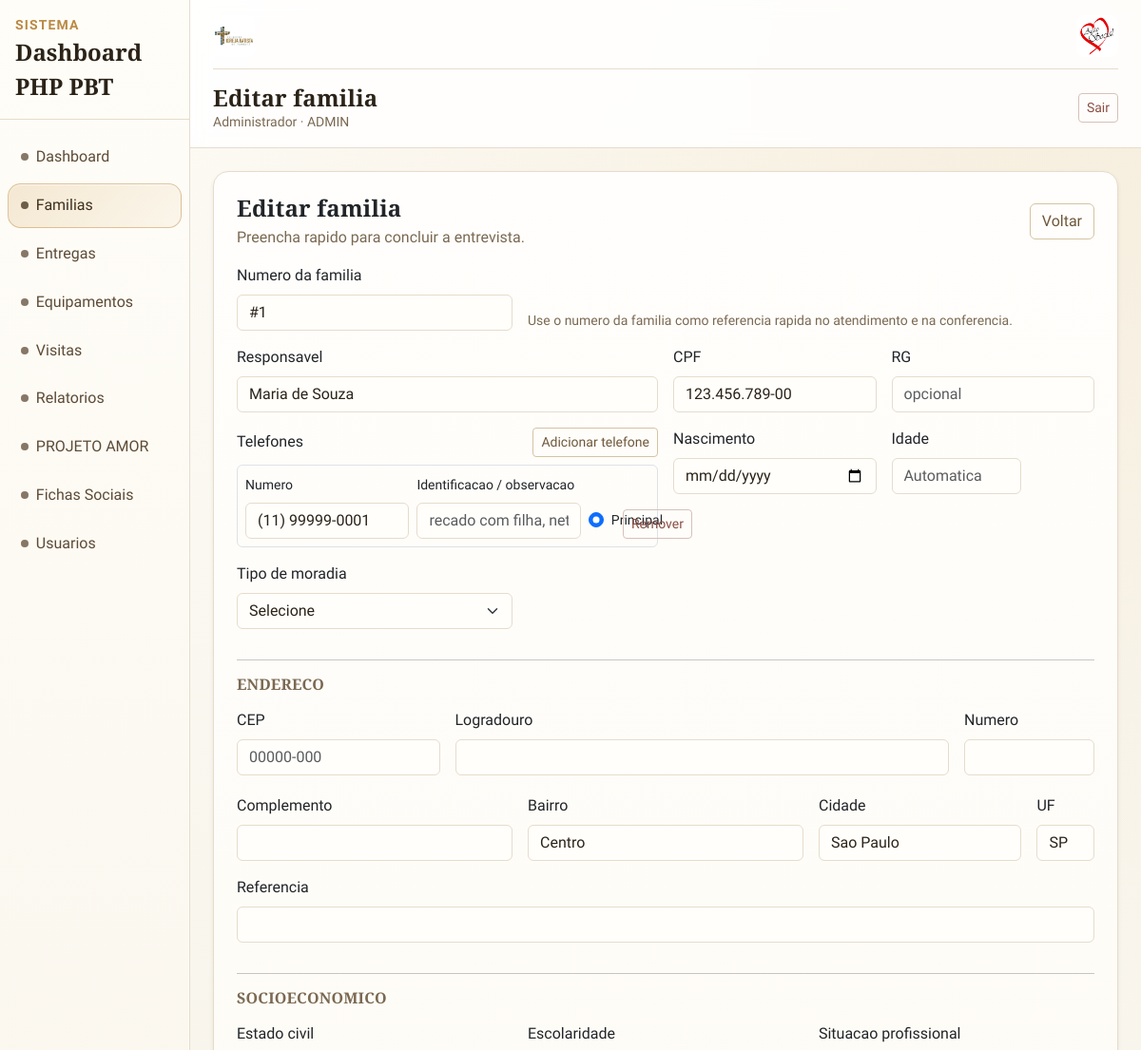
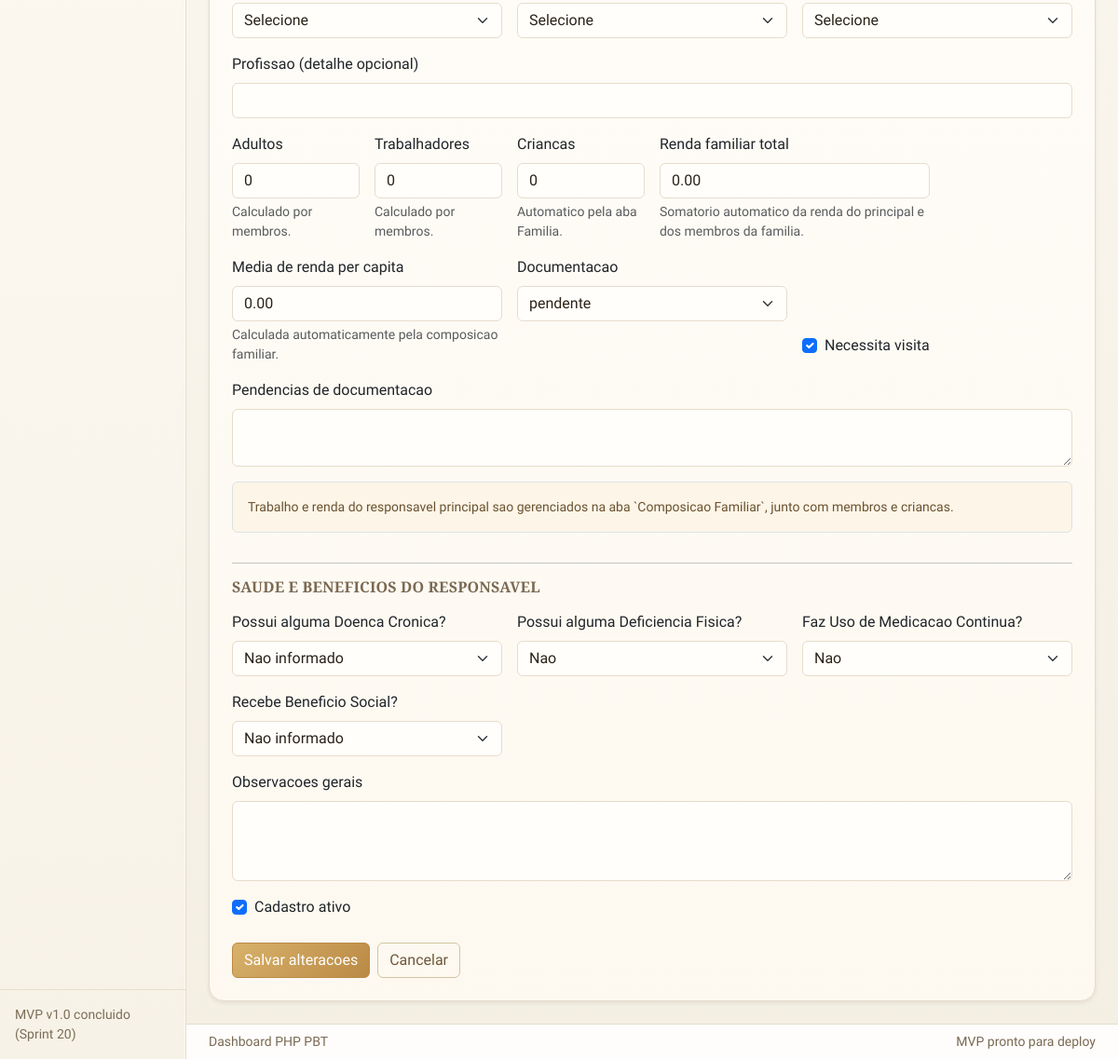
The app's page /families/edit?id=1 (signed in) with its own data (2 pictures, top to bottom).
### tables this page shows
CREATE TABLE IF NOT EXISTS families (
  id INT AUTO_INCREMENT PRIMARY KEY,
  responsible_name VARCHAR(160) NOT NULL,
  cpf_responsible VARCHAR(14) NULL UNIQUE,
  rg_responsible VARCHAR(20) NULL,
  birth_date DATE NULL,
  phone VARCHAR(20) NULL,
  responsible_works TINYINT(1) NOT NULL DEFAULT 0,
  responsible_income DECIMAL(10,2) NOT NULL DEFAULT 0,
  marital_status VARCHAR(30) NULL,
  education_level VARCHAR(40) NULL,
  professional_status VARCHAR(40) NULL,
  profession_detail VARCHAR(120) NULL,
  cep VARCHAR(10) NULL,
  address VARCHAR(200) NULL,
  address_number VARCHAR(20) NULL,
  address_complement VARCHAR(120) NULL,
  neighborhood VARCHAR(80) NULL,
  city VARCHAR(80) NULL,
  state CHAR(2) NULL,
  location_reference VARCHAR(200) NULL,
  housing_type VARCHAR(60) NULL,
  rent_amount DECIMAL(10,2) NULL,
  adults_count INT NOT NULL DEFAULT 0,
  workers_count INT NOT NULL DEFAULT 0,
  family_income_total DECIMAL(10,2) NOT NULL DEFAULT 0,
  family_income_average DECIMAL(10,2) NOT NULL DEFAULT 0,
  children_count INT NOT NULL DEFAULT 0,
  documentation_status VARCHAR(30) NOT NULL DEFAULT 'ok',
  documentation_notes TEXT NULL,
  needs_visit TINYINT(1) NOT NULL DEFAULT 0,
  general_notes TEXT NULL,
  is_active TINYINT(1) NOT NULL DEFAULT 1,
  chronic_disease VARCHAR(80) NULL,
  has_physical_disability TINYINT(1) NOT NULL DEFAULT 0,
  physical_disability_details VARCHAR(200) NULL,
  uses_continuous_medication TINYINT(1) NOT NULL DEFAULT 0,
  continuous_medication_details VARCHAR(200) NULL,
  social_benefit VARCHAR(80) NULL,
  created_at DATETIME NOT NULL DEFAULT CURRENT_TIMESTAMP,
  updated_at DATETIME NULL DEFAULT NULL ON UPDATE CURRENT_TIMESTAMP,
  INDEX idx_families_responsible_name (responsible_name),
  INDEX idx_families_city_neighborhood (city, neighborhood),
  INDEX idx_families_documentation_status (documentation_status),
  INDEX idx_families_needs_visit (needs_visit),
  INDEX idx_families_is_active (is_active),
  INDEX idx_families_updated_at (updated_at)
);

### app/Views/families/form.php (the view, shortened to what the rows shown need)
<?php
$isEdit = ($mode ?? 'create') === 'edit';
$familyData = is_array($family ?? null) ? $family : [];
$docStatuses = is_array($docStatuses ?? null) ? $docStatuses : ['ok', 'pendente', 'parcial'];
$phones = is_array($familyData['phones'] ?? null) ? $familyData['phones'] : [['number' => '', 'label' => '', 'is_primary' => 1]];
?>
<div class="row justify-content-center">
    <div class="col-12">
        <div class="card border-0 shadow-sm">
            <div class="card-body p-4">
                <div class="d-flex justify-content-between align-items-center mb-3">
                    <div>
                        <h2 class="h4 mb-1"><?= $isEdit ? 'Editar familia' : 'Nova familia' ?></h2>
                    </div>
                </div>
                <form method="post" action="<?= $isEdit ? '/families/update?id=' . (int) ($familyData['id'] ?? 0) : '/families' ?>">
                    <div class="row g-3">
                        <div class="col-12 col-md-4">
                            <label class="form-label">Numero da familia</label>
                            <input
                                type="text"
                                class="form-control"
                                value="<?= $isEdit ? ('#' . (int) ($familyData['id'] ?? 0)) : 'Sera gerado ao salvar' ?>"
                                readonly
                                tabindex="-1"
                            >
                        </div>
                        <div class="col-12 col-lg-6">
                            <label class="form-label">Responsavel</label>
                            <input class="form-control" name="responsible_name" required autofocus placeholder="Nome completo da responsavel" value="<?= htmlspecialchars((string) ($familyData['responsible_name'] ?? ''), ENT_QUOTES, 'UTF-8') ?>">
                        </div>
                        <div class="col-12 col-md-6 col-lg-3">
                            <label class="form-label">CPF</label>
                            <input class="form-control" name="cpf_responsible" required placeholder="000.000.000-00" value="<?= htmlspecialchars((string) ($familyData['cpf_responsible'] ?? ''), ENT_QUOTES, 'UTF-8') ?>">
                        </div>
                        <div class="col-12 col-md-6">
                            <div class="vstack gap-2" id="family-phones">
                                <?php foreach ($phones as $index => $phoneEntry) : ?>
                                    <div class="border rounded p-2" data-phone-row>
                                        <div class="row g-2 align-items-end">
                                            <div class="col-12 col-md-5">
                                                <label class="form-label small">Numero</label>
                                                <input class="form-control" name="phones[<?= $index ?>][number]" placeholder="(00) 00000-0000" value="<?= htmlspecialchars((string) ($phoneEntry['number'] ?? ''), ENT_QUOTES, 'UTF-8') ?>">
                                            </div>
                                            <div class="col-12 col-md-5">
                                                <label class="form-label small">Identificacao / observacao</label>
                                                <input class="form-control" name="phones[<?= $index ?>][label]" placeholder="recado com filha, neta, vizinha..." value="<?= htmlspecialchars((string) ($phoneEntry['label'] ?? ''), ENT_QUOTES, 'UTF-8') ?>">
                                            </div>
                                            <div class="col-6 col-md-1">
                                                <div class="form-check mb-2">
                                                    <input class="form-check-input" type="radio" name="phone_primary" value="<?= $index ?>" <?= ((int) ($phoneEntry['is_primary'] ?? 0) === 1) ? 'checked' : '' ?> data-phone-primary>
                                                    <label class="form-check-label small">Principal</label>
                                                </div>
                                            </div>
                                            <div class="col-6 col-md-1 d-grid">
                                                <button type="button" class="btn btn-outline-danger btn-sm" data-phone-remove>Remover</button>
                                            </div>
                                        </div>
                                    </div>
                                <?php endforeach; ?>
                            </div>
                        </div>
                        <div class="col-12 col-md-4">
                            <label class="form-label">Bairro</label>
                            <input class="form-control" name="neighborhood" value="<?= htmlspecialchars((string) ($familyData['neighborhood'] ?? ''), ENT_QUOTES, 'UTF-8') ?>">
                        </div>
                        <div class="col-12 col-md-3">
                            <label class="form-label">Cidade</label>
                            <input class="form-control" name="city" value="<?= htmlspecialchars((string) ($familyData['city'] ?? ''), ENT_QUOTES, 'UTF-8') ?>">
                        </div>
                        <div class="col-12 col-md-1">
                            <label class="form-label">UF</label>
                            <input class="form-control text-uppercase" maxlength="2" name="state" value="<?= htmlspecialchars((string) ($familyData['state'] ?? ''), ENT_QUOTES, 'UTF-8') ?>">
                        </div>
                        <div class="col-6 col-md-2">
                            <label class="form-label">Adultos</label>
                            <input type="number" min="0" class="form-control" value="<?= htmlspecialchars((string) ($familyData['adults_count'] ?? 0), ENT_QUOTES, 'UTF-8') ?>" readonly tabindex="-1">
                            <div class="form-text">Calculado por membros.</div>
                        </div>
                        <div class="col-6 col-md-2">
                            <label class="form-label">Trabalhadores</label>
                            <input type="number" min="0" class="form-control" value="<?= htmlspecialchars((string) ($familyData['workers_count'] ?? 0), ENT_QUOTES, 'UTF-8') ?>" readonly tabindex="-1">
                            <div class="form-text">Calculado por membros.</div>
                        </div>
                        <div class="col-6 col-md-2">
                            <label class="form-label">Criancas</label>
                            <input type="number" class="form-control" value="<?= htmlspecialchars((string) ($familyData['children_count'] ?? 0), ENT_QUOTES, 'UTF-8') ?>" readonly tabindex="-1">
                            <div class="form-text">Automatico pela aba Familia.</div>
                        </div>
                        <div class="col-12 col-md-4">
                            <label class="form-label">Renda familiar total</label>
                            <input class="form-control" value="<?= htmlspecialchars((string) ($familyData['family_income_total'] ?? '0.00'), ENT_QUOTES, 'UTF-8') ?>" readonly tabindex="-1">
                            <div class="form-text">Somatorio automatico da renda do principal e dos membros da familia.</div>
                        </div>
                        <div class="col-12 col-md-4">
                            <label class="form-label">Media de renda per capita</label>
                            <input class="form-control" value="<?= htmlspecialchars((string) ($familyData['family_income_average'] ?? '0.00'), ENT_QUOTES, 'UTF-8') ?>" readonly tabindex="-1">
                            <div class="form-text">Calculada automaticamente pela composicao familiar.</div>
                        </div>
                        <div class="col-12 col-md-4">
                            <label class="form-label">Documentacao</label>
                            <select class="form-select" name="documentation_status">
                                <?php foreach ($docStatuses as $docStatus) : ?>
                                    <option value="<?= htmlspecialchars((string) $docStatus, ENT_QUOTES, 'UTF-8') ?>" <?= ((string) ($familyData['documentation_status'] ?? 'ok') === (string) $docStatus) ? 'selected' : '' ?>>
                                        <?= htmlspecialchars((string) $docStatus, ENT_QUOTES, 'UTF-8') ?>
                                    </option>
                                <?php endforeach; ?>
                            </select>
                        </div>
                        <div class="col-12 col-md-4 d-flex align-items-end">
                            <div class="form-check mb-2">
                                <input class="form-check-input" type="checkbox" id="needs_visit" name="needs_visit" value="1" <?= ((int) ($familyData['needs_visit'] ?? 0) === 1) ? 'checked' : '' ?>>
                                <label class="form-check-label" for="needs_visit">Necessita visita</label>
                            </div>
                        </div>
                        <div class="col-12 col-md-4">
                            <label class="form-label">Possui alguma Deficiencia Fisica?</label>
                            <select class="form-select" name="has_physical_disability" data-conditional-toggle="family-disability-details">
                                <option value="0" <?= ((int) ($familyData['has_physical_disability'] ?? 0) !== 1) ? 'selected' : '' ?>>Nao</option>
                            </select>
                        </div>
                        <div class="col-12 col-md-4">
                            <label class="form-label">Faz Uso de Medicacao Continua?</label>
                            <select class="form-select" name="uses_continuous_medication" data-conditional-toggle="family-medication-details">
                                <option value="0" <?= ((int) ($familyData['uses_continuous_medication'] ?? 0) !== 1) ? 'selected' : '' ?>>Nao</option>
                            </select>
                        </div>
                        <div class="col-12">
                            <div class="form-check">
                                <input class="form-check-input" type="checkbox" id="is_active" name="is_active" value="1" <?= ((int) ($familyData['is_active'] ?? 1) === 1) ? 'checked' : '' ?>>
                                <label class="form-check-label" for="is_active">Cadastro ativo</label>
                            </div>
                        </div>
                    </div>
                </form>
            </div>
        </div>
    </div>
</div>

### records on screen
families: id "#1", responsible_name "Maria de Souza", cpf_responsible "123.456.789-00", phone "(11) 99999-0001", neighborhood "Centro", city "Sao Paulo", state "SP", adults_count "0", workers_count "0", children_count "0", family_income_total "0.00", family_income_average "0.00", documentation_status "pendente", needs_visit "☑", has_physical_disability "Nao", uses_continuous_medication "Nao", is_active "☑"

### other values on screen
$layoutAppName "Dashboard PHP PBT"
$item['label'] "Dashboard"
$item['label'] "Familias"
$item['label'] "Entregas"
$item['label'] "Equipamentos"
$item['label'] "Visitas"
$item['label'] "Relatorios"
$item['label'] "PROJETO AMOR"
$item['label'] "Fichas Sociais"
$item['label'] "Usuarios"
$layoutTitle "Editar familia"
$layoutUserName "Administrador"
$layoutUserRole "ADMIN"
